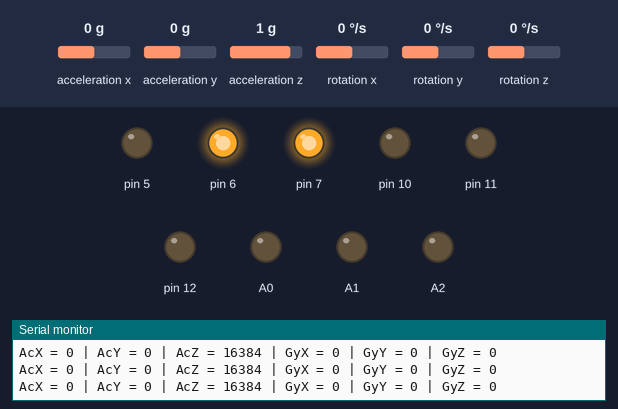
A sketch run on a simulated Arduino Uno, built with avr-gcc and run on an emulated ATmega328P. On the bench: output pins drawn as LEDs (lit = HIGH), the last lines printed to the serial monitor. Wiring (inferred from the names in the program): MPU-6050 motion sensor at I2C address 0x68. Inputs (shaded band) come from the test bench; at power-on: acceleration x 0 g, acceleration y 0 g, acceleration z 1 g, rotation x 0 °/s, rotation y 0 °/s, rotation z 0 °/s.

Above: at 1.2 s.
1.3 s: acceleration x set to -0.2 g
4.3 s: acceleration x set to -0.5 g
At 5.6 s:
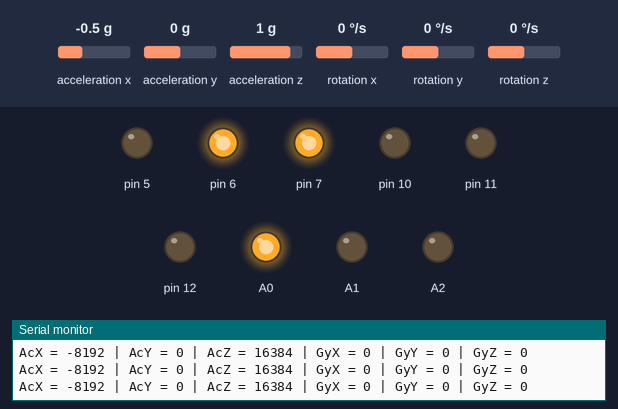
5.9 s: acceleration y set to -0.2 g
8.9 s: acceleration y set to -0.5 g
At 10.2 s:
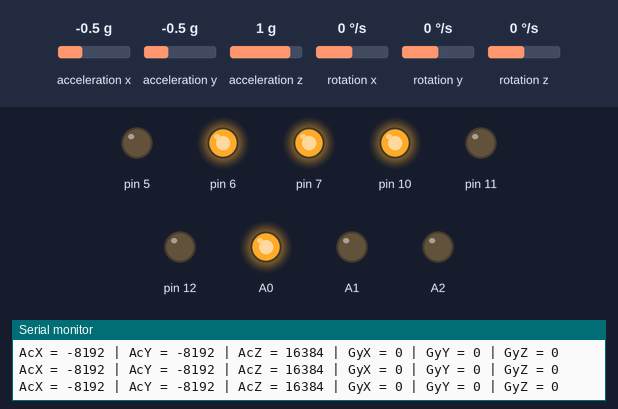
10.5 s: acceleration z set to 0.6 g
At 11.0 s:
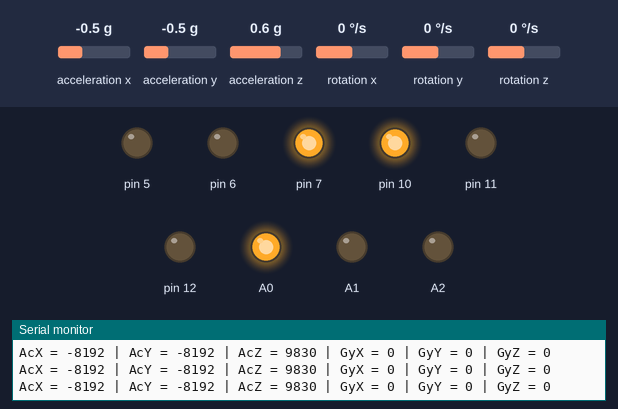
12.0 s: acceleration z set to 0 g
At 13.1 s:
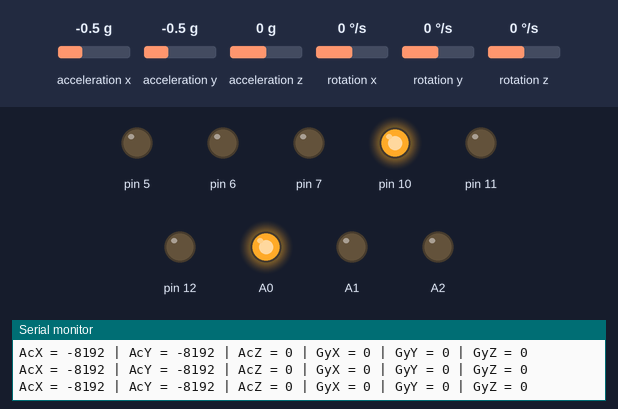
Timing chart, 0 to 14.6 s (numbered marks = the images above; inputs shaded):
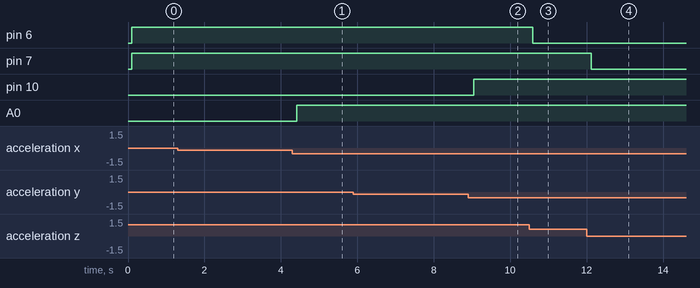

Measured:
- the behaviour switches between -0.3 and -0.4 g on acceleration x (found by bisection; images 0 and 1)
- the behaviour switches between -0.3 and -0.4 g on acceleration y (found by bisection; images 1 and 2)
- the behaviour switches between 0.8 and 0.7 g on acceleration z (found by bisection; images 2 and 3)
- after the input at 4.3 s, A0: LOW → HIGH after 0.11 s
- after the input at 8.9 s, pin 10: LOW → HIGH after 0.14 s
- after the input at 10.5 s, pin 6: HIGH → LOW after 0.09 s
- after the input at 12.0 s, pin 7: HIGH → LOW after 0.12 s

The sketch:

387midterm.ino
```cpp
//Sketch to communicate with the MPU6050 chip and output the values from it to various leds and to motors;
//Very basic i2c communication based on sketch from Arduino User JohnChi from 2014.
//reads in the sensor data from the MPU-6050 and holds the past 10 read values in memory to calculate offsets
    #include<Wire.h>
    #include<stdlib.h>
    #include<stdio.h>
    const int MPU_addr=0x68;  // I2C address of the MPU-6050
    int16_t* hist = (int16_t * ) malloc(sizeof(int16_t) * 60);
    int16_t tmp;
    int16_t* offsets = (int16_t *) malloc(sizeof(int16_t) * 6);

    void setup(){
      pinMode(A0, OUTPUT);
      pinMode(A1, OUTPUT);
      pinMode(A2, OUTPUT);
      pinMode(10, OUTPUT);
      pinMode(11, OUTPUT);
      pinMode(12, OUTPUT);
      pinMode(5, OUTPUT);
      pinMode(6, OUTPUT);
      pinMode(7, OUTPUT);

      Wire.begin();
      Wire.beginTransmission(MPU_addr);
      Wire.write(0x6B);  // PWR_MGMT_1 register
      Wire.write(0);     // set to zero (wakes up the MPU-6050)
      Wire.endTransmission(true);
      Serial.begin(9600);

      //block to establish a baseline for all of the values in the starting position and calibrate future measurements to that
      for(int i = 0; i < 30; i++){
         updateHist();
         Wire.beginTransmission(MPU_addr);
         Wire.write(0x3B);  // starting with register 0x3B (ACCEL_XOUT_H)
         Wire.endTransmission(false);
         Wire.requestFrom(MPU_addr,14,true);  // request a total of 14 registers
         hist[0]=Wire.read()<<8|Wire.read();  // AcX
         hist[10]=Wire.read()<<8|Wire.read();  // AcY
         hist[20]=Wire.read()<<8|Wire.read();  // AcZ
         tmp = Wire.read()<<8|Wire.read();  // Throw away the temperature reading
         hist[30]=Wire.read()<<8|Wire.read();  // GyX
         hist[40]=Wire.read()<<8|Wire.read();  // GyY
         hist[50]=Wire.read()<<8|Wire.read();  // GyZ
         Wire.endTransmission(true);

      }


      //with a sample of data gathered, use this to calculate the offsets of all of the measurements.
      //we will consider the starting position as perfectly level for the purposes of calibration
      //this means that the values should supposedly be {0, 0, 16384, 0, 0, 0}
      for(int i = 0; i < 6; i++){
        long total = 0;
        for(int j = 0; j < 10; j ++){
          total = total + hist[(10 * i) + j];
        }
        offsets[i] = total / 10;
      }
      //make sure the AcY is adjusted for gravity
      offsets[2] = offsets[2] - 16384;

      for(int i = 0; i < 6; i++){
        Serial.println(offsets[i]);
      }
      Serial.println("Done Settting Up");
    }


    void loop(){

      updateHist();
      Wire.beginTransmission(MPU_addr);
      Wire.write(0x3B);  // starting with register 0x3B (ACCEL_XOUT_H)
      Wire.endTransmission(false);
      Wire.requestFrom(MPU_addr,14,true);  // request a total of 14 registers
      hist[0]= (Wire.read()<<8|Wire.read());  // AcX
      hist[10]=(Wire.read()<<8|Wire.read());  // AcY
      hist[20]=(Wire.read()<<8|Wire.read());  // AcZ
      tmp = Wire.read()<<8|Wire.read();  // Throw away the temperature reading
      hist[30]=(Wire.read()<<8|Wire.read());  // GyX
      hist[40]=(Wire.read()<<8|Wire.read());  // GyY
      hist[50]=(Wire.read()<<8|Wire.read());  // GyZ

      Serial.print("AcX = ");    Serial.print(hist[0]);
      Serial.print(" | AcY = "); Serial.print(hist[10]);
      Serial.print(" | AcZ = "); Serial.print(hist[20]);
      Serial.print(" | GyX = "); Serial.print(hist[30]);
      Serial.print(" | GyY = "); Serial.print(hist[40]);
      Serial.print(" | GyZ = "); Serial.println(hist[50]);

      int AxAvg = (hist[1] / 3) + (hist[2] / 3) + (hist[3] / 3);
      int AyAvg = (hist[11] / 3) + (hist[12] / 3) + (hist[13] / 3);
      int AzAvg = (hist[21] / 3) + (hist[22] / 3) + (hist[23] / 3);
      int GxAvg = (hist[31] / 3) + (hist[32] / 3) + (hist[33] / 3);
      int GyAvg = (hist[41] / 3) + (hist[42] / 3) + (hist[43] / 3);
      int GzAvg = (hist[51] / 3) + (hist[52] / 3) + (hist[53] / 3);

      if(hist[0] >= 18000 || hist[0] <= -18000){
        digitalWrite(A0, HIGH);
        digitalWrite(A1, HIGH);
        digitalWrite(A2, HIGH);
      }else if(hist[0] >= 12000 || hist[0] <= -12000){
        digitalWrite(A0, HIGH);
        digitalWrite(A1, HIGH);
        digitalWrite(A2, LOW);
      }else if(hist[0] >= 6000 || hist[0] <= -6000){
        digitalWrite(A0, HIGH);
        digitalWrite(A1, LOW);
        digitalWrite(A2, LOW);
      }else{
        digitalWrite(A0, LOW);
        digitalWrite(A1, LOW);
        digitalWrite(A2, LOW);
      }

      if(hist[10] >= 18000 || hist[10] <= -18000){
        digitalWrite(10, HIGH);
        digitalWrite(11, HIGH);
        digitalWrite(12, HIGH);
      }else if(hist[10] >= 12000 || hist[10] <= -12000){
        digitalWrite(10, HIGH);
        digitalWrite(11, HIGH);
        digitalWrite(12, LOW);
      }else if(hist[10] >= 6000 || hist[10] <= -6000){
        digitalWrite(10, HIGH);
        digitalWrite(11, LOW);
        digitalWrite(12, LOW);
      }else{
        digitalWrite(10, LOW);
        digitalWrite(11, LOW);
        digitalWrite(12, LOW);
      }

      if(hist[20] >= 18000 || hist[20] <= -18000){
        digitalWrite(7, HIGH);
        digitalWrite(6, HIGH);
        digitalWrite(5, HIGH);
      }else if(hist[20] >= 12000 || hist[20] <= -12000){
        digitalWrite(7, HIGH);
        digitalWrite(6, HIGH);
        digitalWrite(5, LOW);
      }else if(hist[20] >= 6000 || hist[20] <= -6000){
        digitalWrite(7, HIGH);
        digitalWrite(6, LOW);
        digitalWrite(5, LOW);
      }else{
        digitalWrite(7, LOW);
        digitalWrite(6, LOW);
        digitalWrite(5, LOW);
      }


    }


    void updateHist(){
       for(int i = 58; i >= 0; i--){
         hist[i + 1] = hist[1];
      }
}
```
